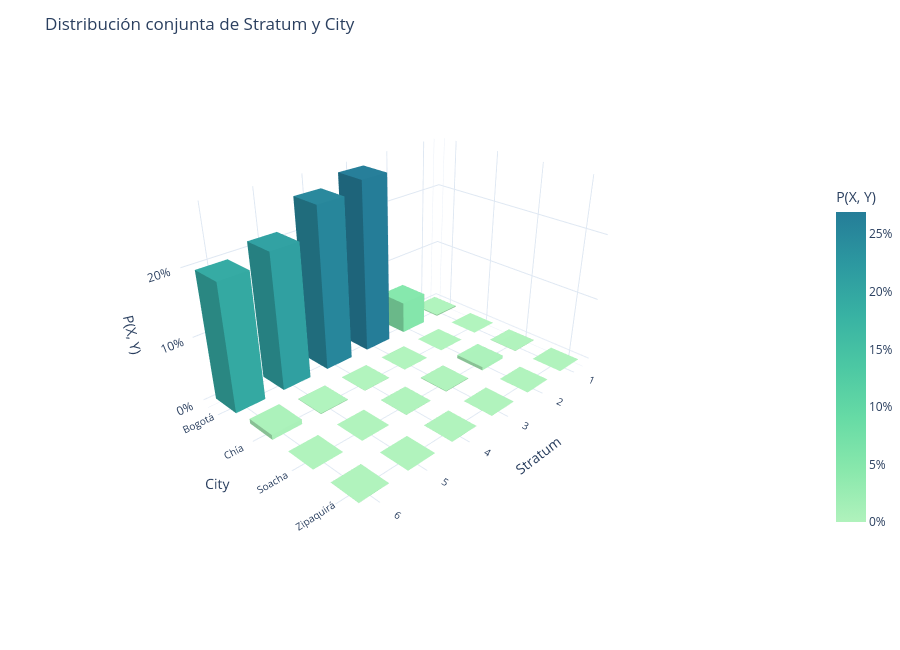
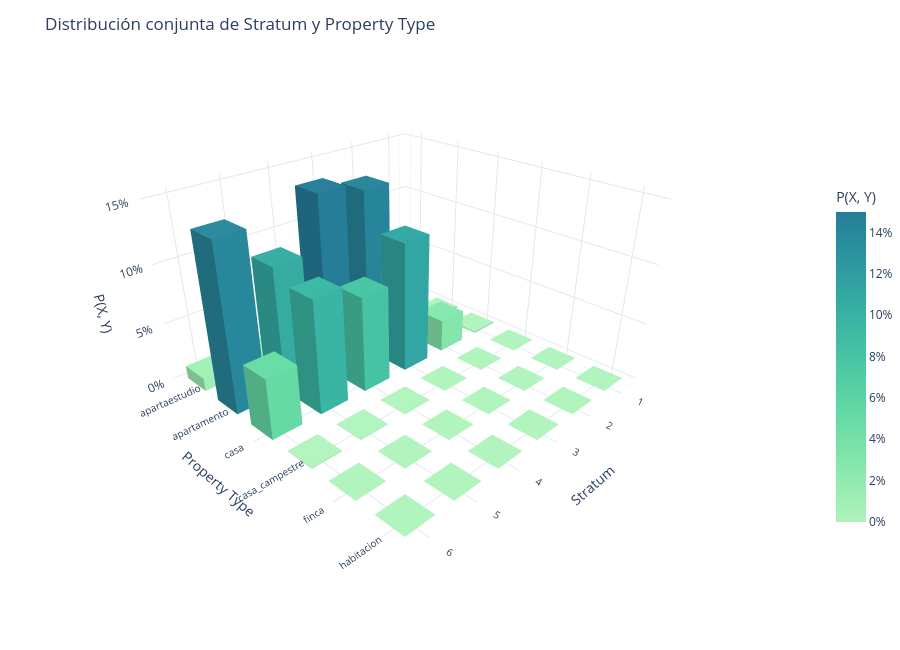
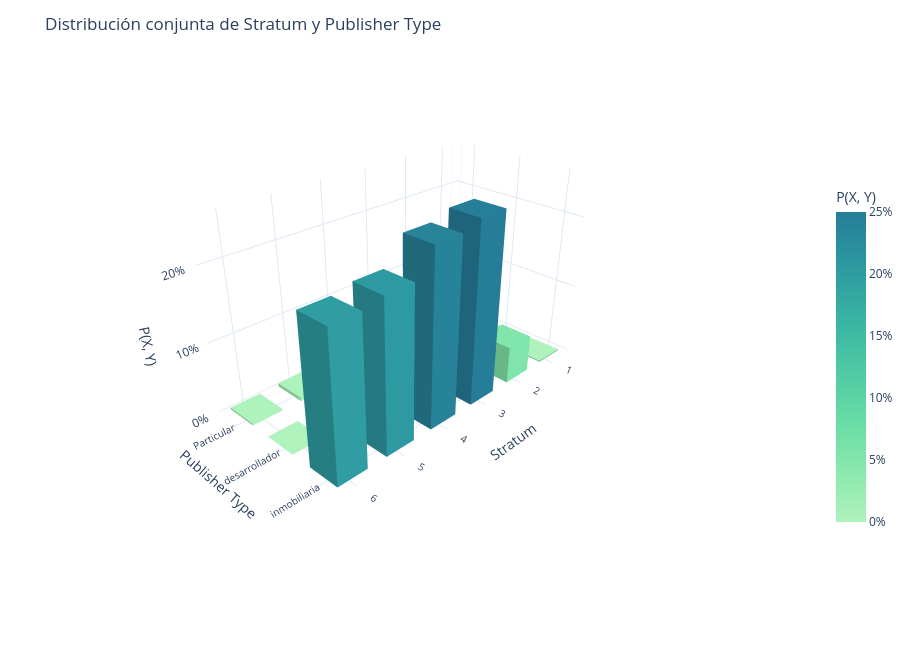
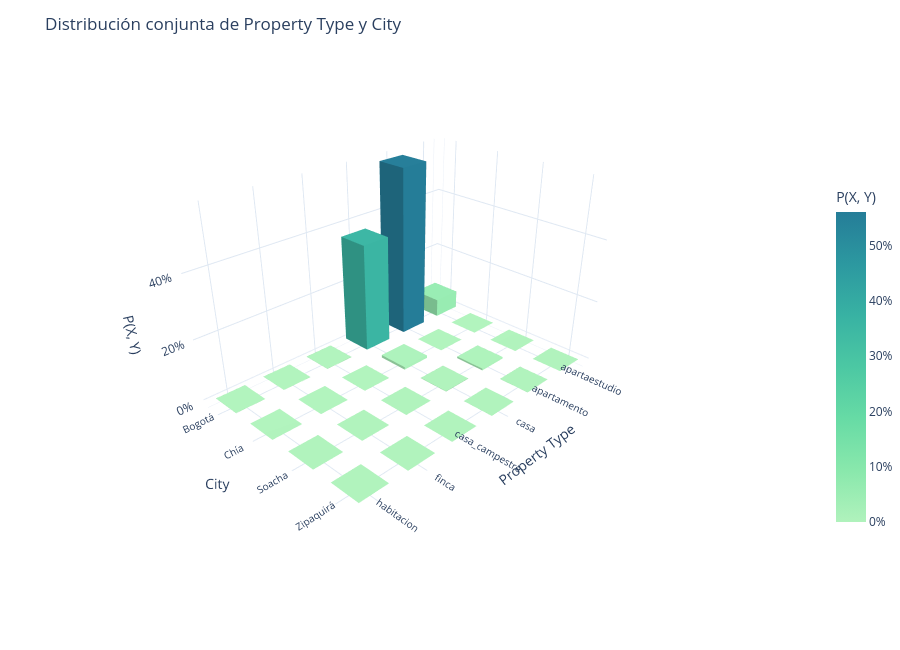

Source (notebook cell) for these figures, in order:
### Code cell
for partner in partners:
    print(f"Plotting {partner[0]} vs {partner[1]}")
    discrete_plot_joint(df, partner[0], partner[1])
